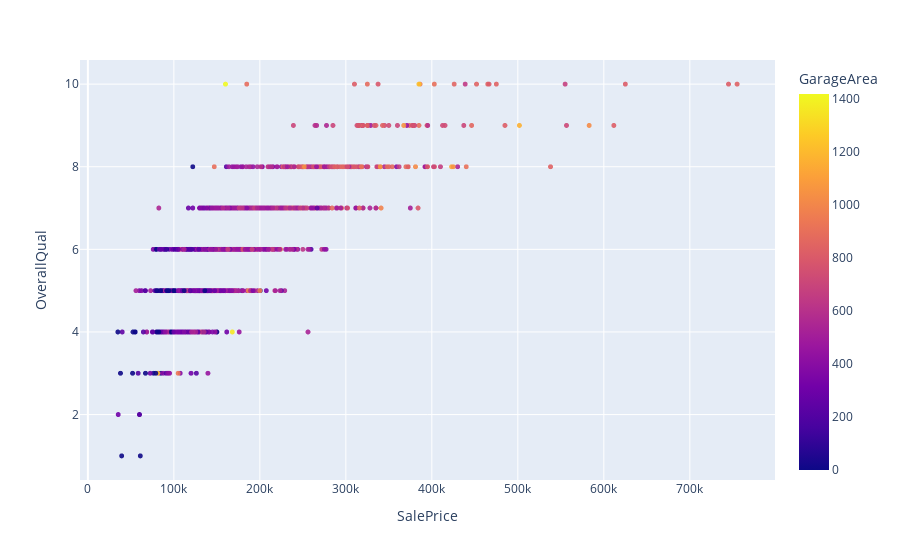

Here is the notebook cell this chart was saved with:
### Code cell
fig = px.scatter(prices_df, x = "SalePrice",y = "OverallQual",color = "GarageArea",opacity=0.9, hover_data = ["SaleCondition"])
fig.update_traces(marker_size=5)
fig.show()

### Figure 1 — Plotly figure (JSON) as saved in the notebook; plotly's stock layout.template omitted (floating-point values rounded to 4 significant figures; data arrays with more than 128 entries replaced by an {"elided": "..."} marker saying what was removed)
{"data": [{"customdata": {"elided": "1460x1 str values"}, "hovertemplate": "SalePrice=%{x}<br>OverallQual=%{y}<br>SaleCondition=%{customdata[0]}<br>GarageArea=%{marker.color}<extra></extra>", "legendgroup": "", "marker": {"color": {"elided": "1460 int values"}, "coloraxis": "coloraxis", "opacity": 0.9, "size": 5, "symbol": "circle"}, "mode": "markers", "name": "", "showlegend": false, "type": "scattergl", "x": {"elided": "1460 int values"}, "xaxis": "x", "y": {"elided": "1460 int values"}, "yaxis": "y"}], "layout": {"coloraxis": {"colorbar": {"title": {"text": "GarageArea"}}, "colorscale": [[0, "#0d0887"], [0.1111, "#46039f"], [0.2222, "#7201a8"], [0.3333, "#9c179e"], [0.4444, "#bd3786"], [0.5556, "#d8576b"], [0.6667, "#ed7953"], [0.7778, "#fb9f3a"], [0.8889, "#fdca26"], [1, "#f0f921"]]}, "legend": {"tracegroupgap": 0}, "margin": {"t": 60}, "xaxis": {"anchor": "y", "domain": [0, 1], "title": {"text": "SalePrice"}}, "yaxis": {"anchor": "x", "domain": [0, 1], "title": {"text": "OverallQual"}}}}
